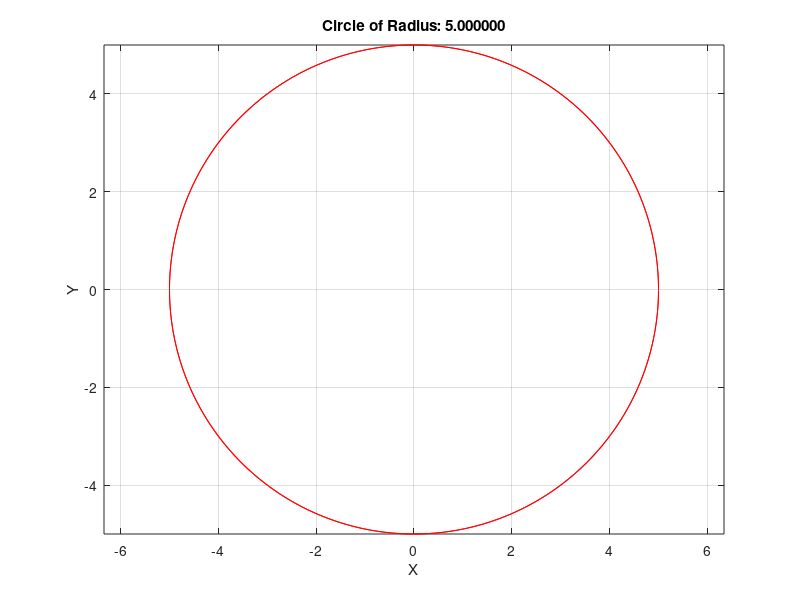

Recreate this plot in MATLAB.
Coordinates = importdata('CircleCoordinates.txt'); % Load the coordinates from the .mat file
x = Coordinates(:, 1); % Extract x coordinates
y = Coordinates(:, 2); % Extract y coordinates
r=ceil(max(Coordinates(:, 1)))

plot(x, y, 'r')
xlabel('X')
ylabel('Y')
title(sprintf('Circle of Radius: %f', r))
grid on
axis equal